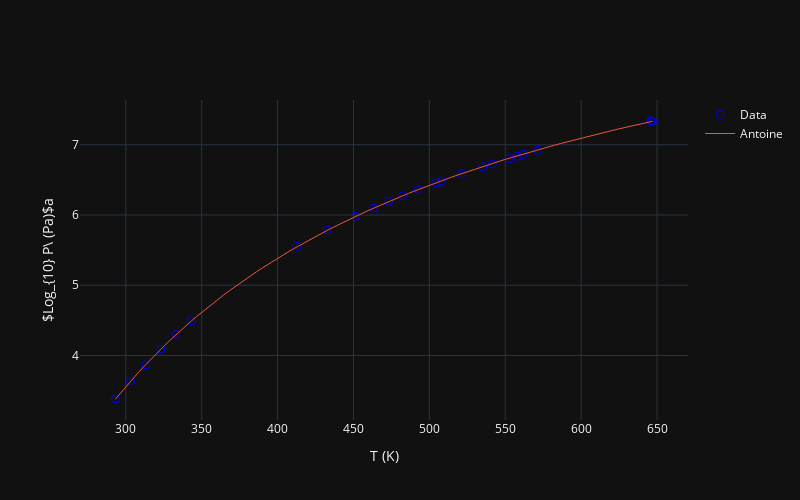

The code cell stored with this chart in its notebook:
### Code cell
T_model = jnp.linspace(T[0],T[-1],100)
fig.add_scatter(x=T_model, y=model(*res.x, T_model), mode='lines', line_width=1, name='Antoine')
fig.show()
